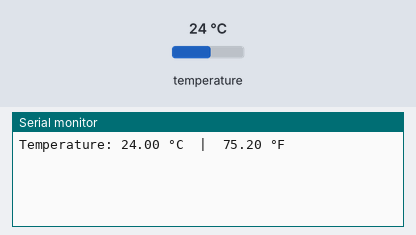
The sketch below on a simulated Arduino Uno, built with avr-gcc and run on an emulated ATmega328P. Parts: the last lines printed to the serial monitor. The inputs (shaded band) are chosen by the test bench; at power-on: temperature 24 °C.

Above: at 1.5 s.
1.6 s: temperature set to 12 °C
At 3.2 s:
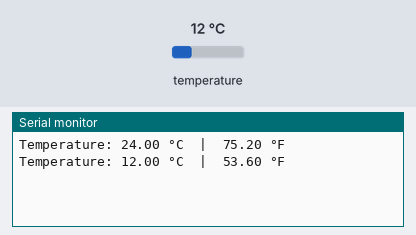
3.7 s: temperature set to 19 °C
At 4.9 s:
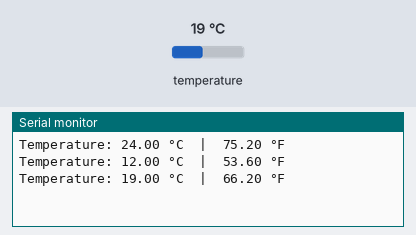
Timing chart, 0 to 6.7 s (numbered marks = the images above; inputs shaded):
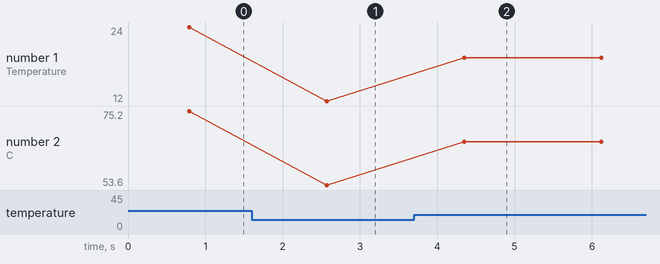

Measured:
- after the input at 1.6 s, the serial monitor: prints a new line after 0.97 s (image 1)
- after the input at 3.7 s, the serial monitor: prints a new line after 0.65 s (image 2)
- plotted number 1: 24 → 12 after the input at 1.6 s, 12 → 19 after the input at 3.7 s
- plotted number 2: 75.2 → 53.6 after the input at 1.6 s, 53.6 → 66.2 after the input at 3.7 s

The sketch:

accesspoint1.ino
```cpp
/* DS18B20 1-Wire digital temperature sensor with Arduino example code. More info: https://www.makerguides.com */

// Include the required Arduino libraries:
#include "OneWire.h"
#include "DallasTemperature.h"

// Define to which pin of the Arduino the 1-Wire bus is connected:
#define ONE_WIRE_BUS 2

// Create a new instance of the oneWire class to communicate with any OneWire device:
OneWire oneWire(ONE_WIRE_BUS);

// Pass the oneWire reference to DallasTemperature library:
DallasTemperature sensors(&oneWire);

void setup() {
  // Begin serial communication at a baud rate of 9600:
  Serial.begin(9600);
  // Start up the library:
  sensors.begin();
}

void loop() {
  // Send the command for all devices on the bus to perform a temperature conversion:
  sensors.requestTemperatures();

  // Fetch the temperature in degrees Celsius for device index:
  float tempC = sensors.getTempCByIndex(0); // the index 0 refers to the first device
  // Fetch the temperature in degrees Fahrenheit for device index:
  float tempF = sensors.getTempFByIndex(0);

  // Print the temperature in Celsius in the Serial Monitor:
  Serial.print("Temperature: ");
  Serial.print(tempC);
  Serial.print(" \xC2\xB0"); // shows degree symbol
  Serial.print("C  |  ");

  // Print the temperature in Fahrenheit
  Serial.print(tempF);
  Serial.print(" \xC2\xB0"); // shows degree symbol
  Serial.println("F");

  // Wait 1 second:
  delay(1000);
}
```
